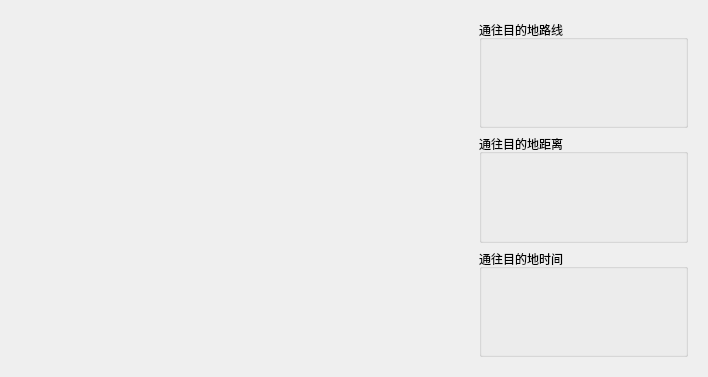
<?xml version="1.0" encoding="UTF-8"?>
<ui version="4.0">
 <class>mainWindow</class>
 <widget class="QWidget" name="mainWindow">
  <property name="geometry">
   <rect>
    <x>0</x>
    <y>0</y>
    <width>708</width>
    <height>377</height>
   </rect>
  </property>
  <property name="windowTitle">
   <string>Form</string>
  </property>
  <layout class="QHBoxLayout" name="horizontalLayout" stretch="2,1">
   <item>
    <widget class="QWidget" name="widget" native="true">
     <property name="styleSheet">
      <string notr="true">background-image: url(:/images/map.png);</string>
     </property>
    </widget>
   </item>
   <item>
    <widget class="QWidget" name="widget_2" native="true">
     <layout class="QVBoxLayout" name="verticalLayout">
      <item>
       <widget class="QGroupBox" name="groupBox">
        <property name="title">
         <string>通往目的地路线</string>
        </property>
       </widget>
      </item>
      <item>
       <widget class="QGroupBox" name="groupBox_2">
        <property name="title">
         <string>通往目的地距离</string>
        </property>
       </widget>
      </item>
      <item>
       <widget class="QGroupBox" name="groupBox_3">
        <property name="title">
         <string>通往目的地时间</string>
        </property>
       </widget>
      </item>
     </layout>
    </widget>
   </item>
  </layout>
 </widget>
 <resources/>
 <connections/>
</ui>
